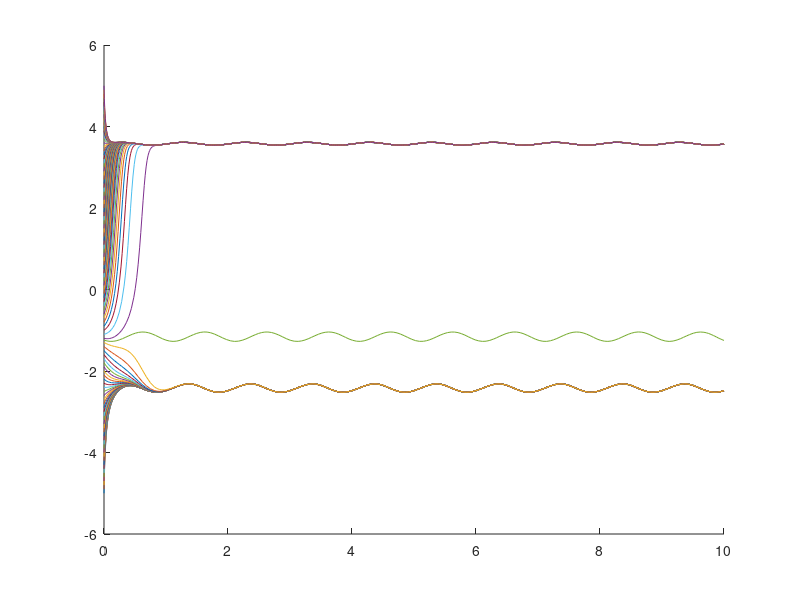
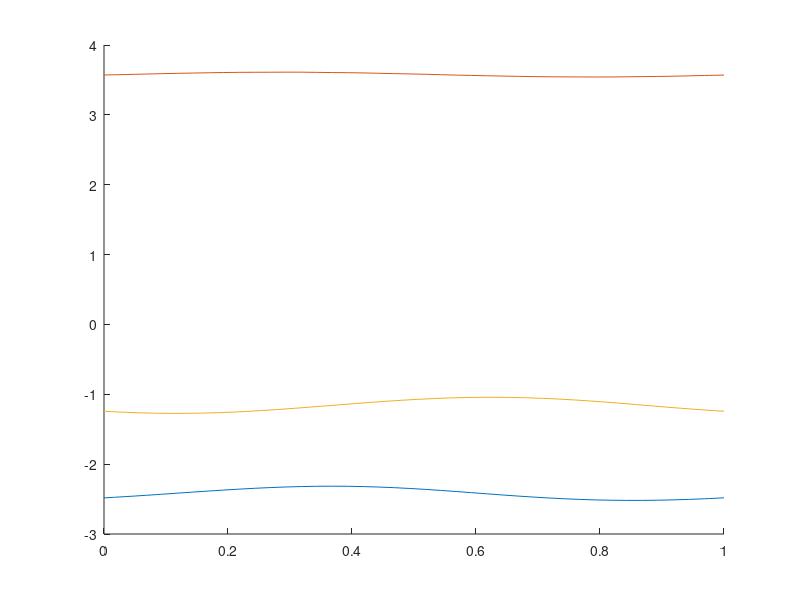

Reproduce these figures in MATLAB, in order.
% This script plots solution trajectories

clear,clc

% Parameters
r=10;
w=2*pi;
h=10;

% Plot solution trajectories %%%%%%%%%%%%%%%%%%%%%%%%%%%%%%%%%%%%%%%%%%%%%%
x0 = -5:0.1:5;
tend = 10;

% Run for several initial conditions for a long time
figure, hold on

xprev = -2; unstable = 0;
for m = 1:length(x0)
    [t,x] = ode45(@(t,x) h+r*x-x^3+sin(w*t),[0, tend],x0(m));

    plot(t,x) 
    
    if (abs(xprev - x(end)) > 1) && (unstable==0)
        x0_unstable = (x0(m) + x0(m-1))/2;
        
        [t,x] = ode45(@(t,x) h+r*x-x^3+sin(w*t),[tend, 0],x0_unstable);
        
        plot(t,x)
        
        x0_unstable = x(end);
        unstable = 1;
    end
    
    xprev = x(end);
end

% Re-run ode45 for first and last x0 to get the initial conditions for the
% steady-states
[~,xfirst] = ode45(@(t,x) h+r*x-x^3+sin(w*t),[0, tend],x0(1));
[~,xlast] = ode45(@(t,x) h+r*x-x^3+sin(w*t),[0, tend],x0(end));
% [~,xunstable] = ode45(@(t,x) h+r*x-x^3+sin(w*t),[0, tend],x0(end));

% Create and plot all periodic solutions
[t1,x1] = ode45(@(t,x) h+r*x-x^3+sin(w*t),[0, 1],xfirst(end));
[t2,x2] = ode45(@(t,x) h+r*x-x^3+sin(w*t),[0, 1],xlast(end));
[t3,x3] = ode45(@(t,x) h+r*x-x^3+sin(w*t),[1, 0],x0_unstable);

figure, hold on
plot(t1,x1)
plot(t2,x2)
plot(t3,x3)